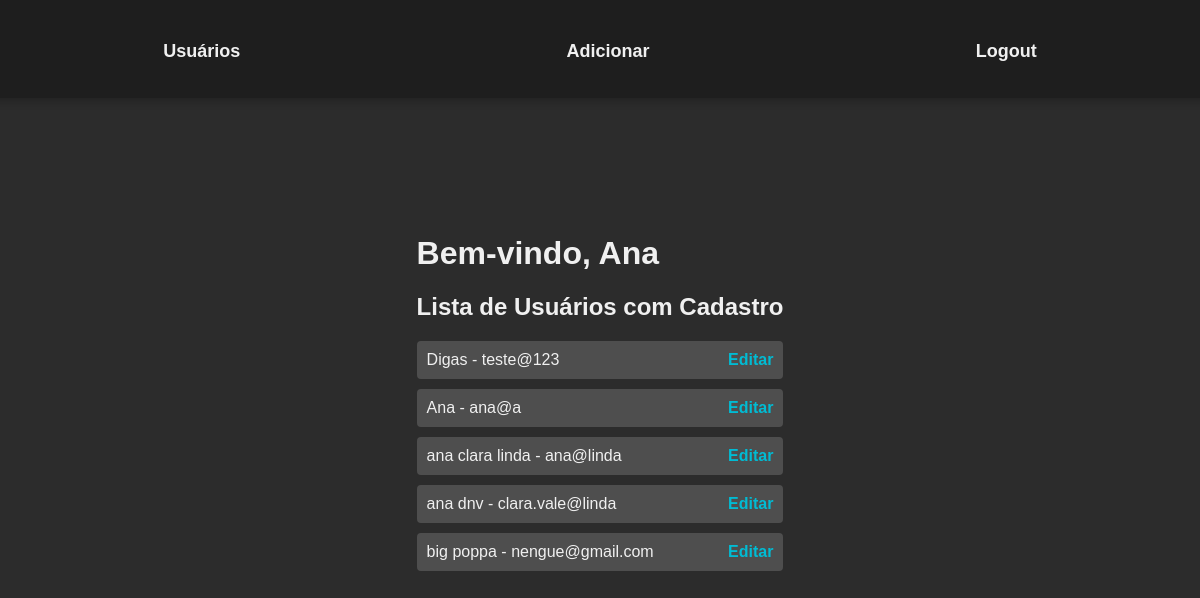
/ (signed in), run on the app's committed database.
### tables this page shows
CREATE TABLE users (
    id INTEGER PRIMARY KEY AUTOINCREMENT,
    created TIMESTAMP NOT NULL DEFAULT CURRENT_TIMESTAMP,
    nome TEXT NOT NULL,
    email TEXT NOT NULL,
    senha TEXT NOT NULL
);

### app.py (the view)
@app.route('/')
def index():
    if 'user_name' not in session:
        return redirect(url_for('login'))
    conn = get_connection()
    users = conn.execute('SELECT id, nome, email FROM users').fetchall()
    return render_template('pages/index.html', users=users)

### app.py (called while the page is built)
def get_connection():
    conn = sqlite3.connect('database.db')
    conn.row_factory = sqlite3.Row
    return conn

### templates/pages/index.html
{% extends 'layout.html' %}
{% block conteudo %}
<h1>Bem-vindo, {{ session['user_name'] }}</h1>
<h2>Lista de Usuários com Cadastro</h2>
<ul>
    {% for user in users %}
        <li>{{ user['nome'] }} - {{ user['email'] }} <a href="{{ url_for('edit', id=user['id']) }}">Editar</a></li>
    {% endfor %}
</ul>
{% endblock %}

### static/css/styles.css (style rules this page uses)
body { font-family: Arial, sans-serif; margin: 0; padding: 0; background-color: #2c2c2c; color: #f0f0f0; display: flex; justify-content: center; align-items: center; height: 100vh; overflow: hidden; }
ul { list-style-type: none; padding: 0; }
li { margin: 10px 0; padding: 10px; background-color: #4e4e4e; border-radius: 4px; display: flex; justify-content: space-between; align-items: center; }
li a, a { color: #00bcd4; text-decoration: none; font-weight: bold; transition: color 0.3s; }

### data on the page
users: nome "Digas", email "teste@123"
users: nome "Ana", email "ana@a"
users: nome "ana clara linda", email "ana@linda"
users: nome "ana dnv", email "clara.vale@linda"
users: nome "big poppa", email "nengue@gmail.com"

### other printed values
{{ session['user_name'] }} "Ana"
